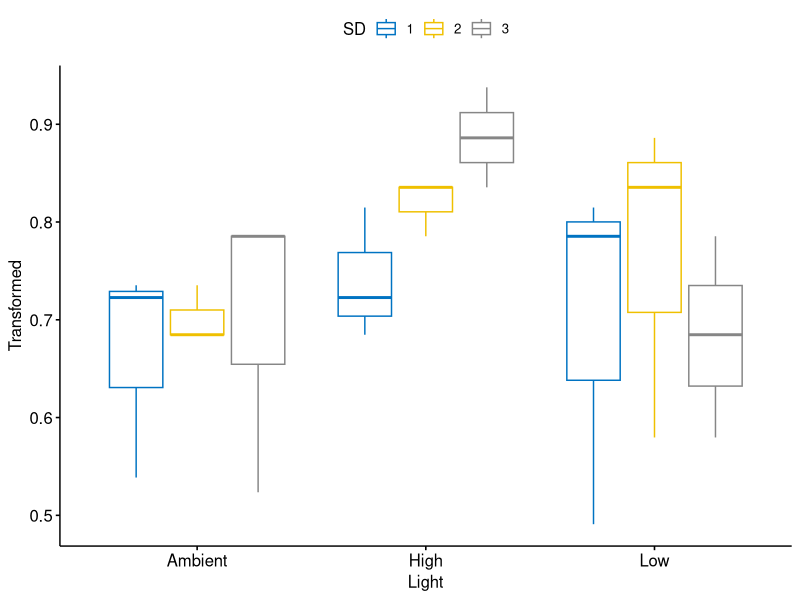
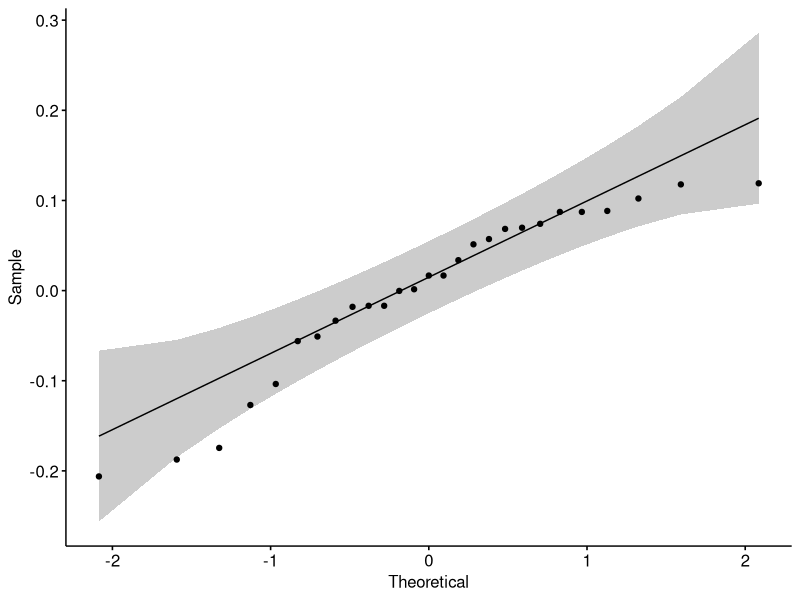
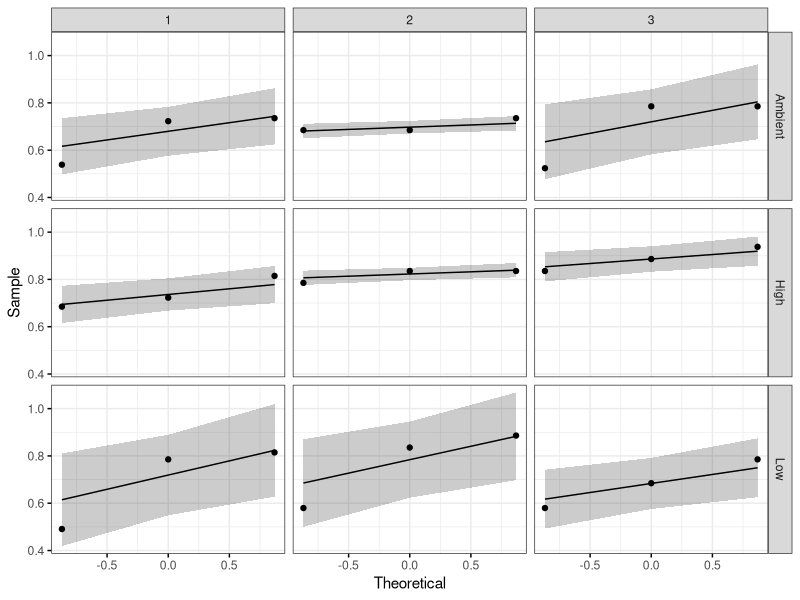

R code for these plots, in order:
library(ggplot2)
library(dplyr)
library(tidyverse)
library(ggpubr)
library(rstatix)

fiveglumps<- read.csv("5g by Treatment week8.csv", stringsAsFactors = TRUE, header = TRUE)
fiveglumps<- fiveglumps %>%
  mutate(SD=as.factor(SD))
fiveglumps<- fiveglumps %>%
  mutate(Rep=as.factor(NewRep))
fiveglumps<- fiveglumps %>%
  mutate(Time=as.factor(Time))

fiveglumps$Transformed<-asin(sqrt(fiveglumps$Presence))

str(fiveglumps)

stats<-fiveglumps%>%
  group_by(Light, SD) %>%
  get_summary_stats(Presence, type="mean_sd")
view(stats)
bxp<-ggboxplot(fiveglumps, x="Light", y="Transformed", color="SD", palette = "jco", short.panel.labs = FALSE)
bxp

#testing assumptions for Outliers and Normality
fiveglumps%>%
  group_by(Light, SD) %>%
  identify_outliers(Transformed)
fiveglumps%>%
  group_by(Light, SD) %>%
  shapiro_test(Transformed)

model<- lm(Transformed ~ Light*SD,
             data=fiveglumps)
ggqqplot(residuals(model))

shapiro_test(residuals(model))

#QQ plot
ggqqplot(fiveglumps, "Transformed", ggtheme = theme_bw()) +
  facet_grid(Light ~ SD)

#Homogneity of variance assumption
fiveglumps%>%
  levene_test(Transformed ~ Light*SD)

res.aov <- fiveglumps %>% anova_test(Transformed ~ Light * SD)
res.aov
